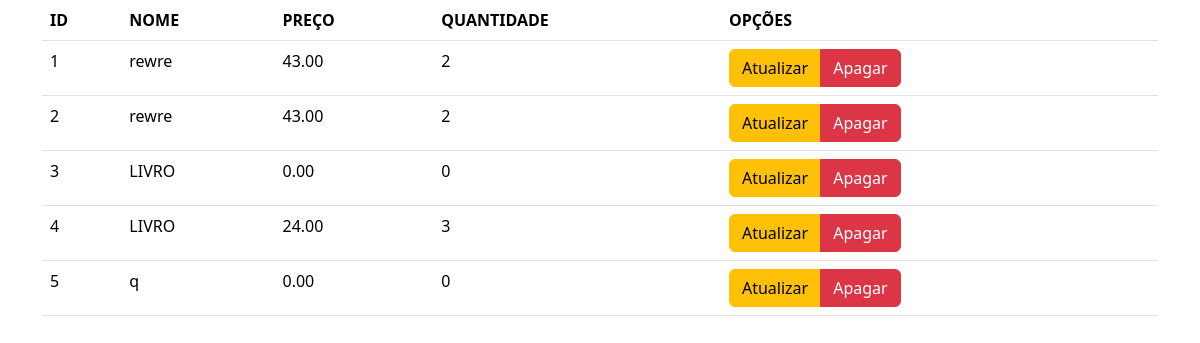
/loja/listar.php, run on the app's committed database.
### tables this page shows
CREATE TABLE `produtos` (
  `id` int(11) NOT NULL,
  `nome` varchar(255) NOT NULL,
  `preco` decimal(10,2) NOT NULL,
  `quantidade` int(11) NOT NULL
);

### loja/listar.php (the view)
<?php
    include "cabecalho.php"
?>
<Body>
    <div class="container">
        <table class="table">
            <thead>
                <tr>
                <th scope="col">ID</th>
                <th scope="col">NOME</th>
                <th scope="col">PREÇO</th>
                <th scope="col">QUANTIDADE</th>
                <th scope="col">OPÇÕES</th>
                </tr>
            </thead>
            <tbody>
            <?php
               require 'conexao.php';
               $sql = "SELECT * FROM produtos";
               $stmt = $pdo->query($sql);
               while ($produto = $stmt->fetch(PDO::FETCH_ASSOC)) {
                    echo "<tr>";
                    echo "<td>".$produto['id']."</td>";
                    echo "<td>".$produto['nome']."</td>";
                    echo "<td>".$produto['preco']."</td>";
                    echo "<td>".$produto['quantidade']."</td>";
                    echo "
                    <td>
                       <div class='btn-group' role='group'>
                            <a href = '#' type='button' class='btn btn-warning'>Atualizar</a>
                            <a href = '#' type='button' class='btn btn-danger'>Apagar</a>
                        </div>
                    </td>
                    ";
                    echo "</tr>";
                 }
            ?>
            </tbody>
        </table>
    </div>
</Body>

### data on the page
produtos: id "1", nome "rewre", preco "43.00", quantidade "2"
produtos: id "2", nome "rewre", preco "43.00", quantidade "2"
produtos: id "3", nome "LIVRO", preco "0.00", quantidade "0"
produtos: id "4", nome "LIVRO", preco "24.00", quantidade "3"
produtos: id "5", nome "q", preco "0.00", quantidade "0"
